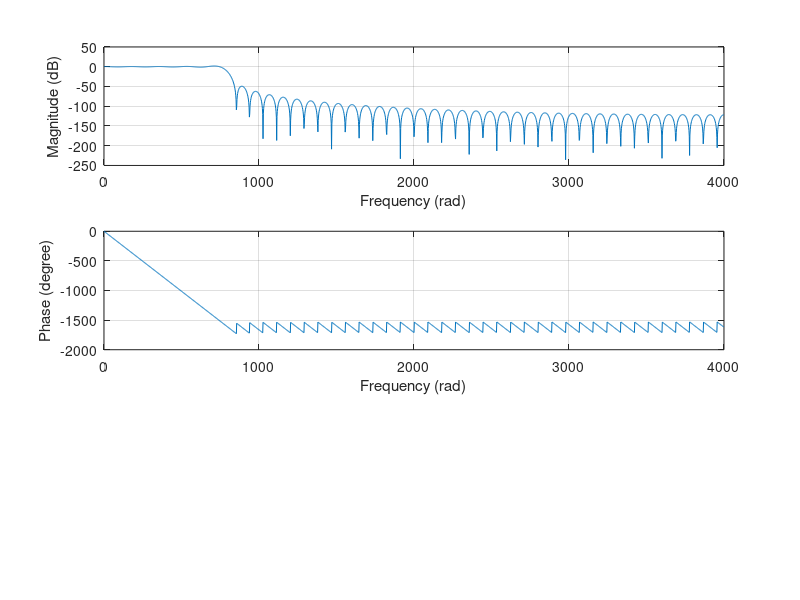

The MATLAB source for this figure:
clear;
%Example 72 extendet
Q = 2*pi*800*(1/8000) %Q = 2pi * fc * Ts
N = 91; % The order of the filter | uneaven number
M =(N-1)/2
n = [1:1:M];
h = sin(Q*n)./(pi*n);
h0 = Q/pi;

b = [h(M-n+1) h0 h(n)]

figure (1)
%b = b.*hamming(N)' %Hamming window applied
[hz w]= freqz([b],[1],2000);
w = w.*8000./(2*pi);        % The frequencies is returned to Hz

phi = 180*unwrap(angle(hz))/pi;
subplot(3,1,1),plot(w,20*log(abs(hz)));grid;
xlabel('Frequency (rad)');
ylabel('Magnitude (dB)');
subplot(3,1,2),plot(w,phi);grid;
xlabel('Frequency (rad)');
ylabel('Phase (degree)');

%w = [0:0.1:2*pi];
%mag = abs(0.2+0.3472*cos(w));
%subplot(3,1,3),plot(w,mag);grid;
%xlabel('Frequency (rad)');
%ylabel('Manitude');
